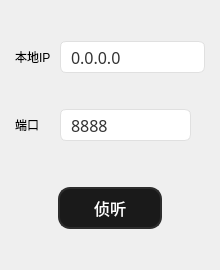
<?xml version="1.0" encoding="UTF-8"?>
<ui version="4.0">
 <class>tcpserverWidget</class>
 <widget class="QWidget" name="tcpserverWidget">
  <property name="geometry">
   <rect>
    <x>0</x>
    <y>0</y>
    <width>220</width>
    <height>270</height>
   </rect>
  </property>
  <property name="windowTitle">
   <string>Form</string>
  </property>
  <layout class="QVBoxLayout" name="verticalLayout" stretch="2,2,3">
   <property name="spacing">
    <number>0</number>
   </property>
   <property name="leftMargin">
    <number>5</number>
   </property>
   <property name="topMargin">
    <number>5</number>
   </property>
   <property name="rightMargin">
    <number>5</number>
   </property>
   <property name="bottomMargin">
    <number>5</number>
   </property>
   <item>
    <layout class="QHBoxLayout" name="horizontalLayout">
     <property name="leftMargin">
      <number>10</number>
     </property>
     <property name="rightMargin">
      <number>10</number>
     </property>
     <item>
      <widget class="QLabel" name="label">
       <property name="sizePolicy">
        <sizepolicy hsizetype="Fixed" vsizetype="Preferred">
         <horstretch>0</horstretch>
         <verstretch>0</verstretch>
        </sizepolicy>
       </property>
       <property name="minimumSize">
        <size>
         <width>45</width>
         <height>0</height>
        </size>
       </property>
       <property name="text">
        <string>本地IP</string>
       </property>
       <property name="alignment">
        <set>Qt::AlignLeading|Qt::AlignLeft|Qt::AlignVCenter</set>
       </property>
      </widget>
     </item>
     <item>
      <widget class="QLineEdit" name="ipEdit">
       <property name="sizePolicy">
        <sizepolicy hsizetype="Expanding" vsizetype="Fixed">
         <horstretch>0</horstretch>
         <verstretch>0</verstretch>
        </sizepolicy>
       </property>
       <property name="maximumSize">
        <size>
         <width>16777215</width>
         <height>32</height>
        </size>
       </property>
       <property name="font">
        <font>
         <family>微软雅黑</family>
         <pointsize>-1</pointsize>
        </font>
       </property>
       <property name="styleSheet">
        <string notr="true">QLineEdit {
    background-color: #ffffff;
    border: 1px solid #e0e0e0;
    border-radius: 6px;
    padding: 6px 8px;
    font-size: 16px;
    color: #333333;
}
QLineEdit:focus {
    border: 1px solid #40a9ff;
    outline: none;
}</string>
       </property>
       <property name="text">
        <string>0.0.0.0</string>
       </property>
       <property name="placeholderText">
        <string>0.0.0.0</string>
       </property>
      </widget>
     </item>
    </layout>
   </item>
   <item>
    <layout class="QHBoxLayout" name="horizontalLayout_2">
     <property name="leftMargin">
      <number>10</number>
     </property>
     <property name="rightMargin">
      <number>10</number>
     </property>
     <item>
      <widget class="QLabel" name="label_2">
       <property name="sizePolicy">
        <sizepolicy hsizetype="Fixed" vsizetype="Preferred">
         <horstretch>0</horstretch>
         <verstretch>0</verstretch>
        </sizepolicy>
       </property>
       <property name="minimumSize">
        <size>
         <width>45</width>
         <height>0</height>
        </size>
       </property>
       <property name="text">
        <string>端口</string>
       </property>
       <property name="alignment">
        <set>Qt::AlignLeading|Qt::AlignLeft|Qt::AlignVCenter</set>
       </property>
      </widget>
     </item>
     <item>
      <widget class="QLineEdit" name="portEdit">
       <property name="sizePolicy">
        <sizepolicy hsizetype="Expanding" vsizetype="Fixed">
         <horstretch>0</horstretch>
         <verstretch>0</verstretch>
        </sizepolicy>
       </property>
       <property name="maximumSize">
        <size>
         <width>16777215</width>
         <height>32</height>
        </size>
       </property>
       <property name="font">
        <font>
         <family>微软雅黑</family>
         <pointsize>-1</pointsize>
        </font>
       </property>
       <property name="styleSheet">
        <string notr="true">QLineEdit {
    background-color: #ffffff;
    border: 1px solid #e0e0e0;
    border-radius: 6px;
    padding: 6px 8px;
    font-size: 16px;
    color: #333333;
}
QLineEdit:focus {
    border: 1px solid #40a9ff;
    outline: none;
}</string>
       </property>
       <property name="text">
        <string>8888</string>
       </property>
       <property name="placeholderText">
        <string>8888</string>
       </property>
      </widget>
     </item>
     <item>
      <spacer name="horizontalSpacer">
       <property name="orientation">
        <enum>Qt::Horizontal</enum>
       </property>
       <property name="sizeHint" stdset="0">
        <size>
         <width>40</width>
         <height>20</height>
        </size>
       </property>
      </spacer>
     </item>
    </layout>
   </item>
   <item>
    <layout class="QVBoxLayout" name="verticalLayout_2">
     <item>
      <layout class="QHBoxLayout" name="horizontalLayout_3">
       <property name="topMargin">
        <number>10</number>
       </property>
       <item>
        <spacer name="horizontalSpacer_2">
         <property name="orientation">
          <enum>Qt::Horizontal</enum>
         </property>
         <property name="sizeHint" stdset="0">
          <size>
           <width>40</width>
           <height>20</height>
          </size>
         </property>
        </spacer>
       </item>
       <item>
        <widget class="QPushButton" name="listenBtn">
         <property name="styleSheet">
          <string notr="true">QPushButton {
    background-color: #1a1a1a;
    border-radius: 12px;
    border: 2px solid #2d2d2d;
    font-family: &quot;Microsoft YaHei&quot;, sans-serif;
    font-size: 16px;
    color: #ffffff;
    padding: 5px 10px;
    min-width: 80px;
    min-height: 28px;
}
QPushButton:hover {
    background-color: #2a2a2a;
    border-color: #3d3d3d;
}
QPushButton:pressed {
    background-color: #0a0a0a;
}
QPushButton:disabled {
    background-color: #2c2c2c;
    color: #666666;
}
QPushButton[connected=&quot;true&quot;] {
    background-color: #ff0000;
    border: 2px solid #ffffff;
    color: #ffffff;
}
QPushButton[connected=&quot;true&quot;]:hover {
    background-color: #ff3333;
}
QPushButton[connected=&quot;true&quot;]:pressed {
    background-color: #cc0000;
}</string>
         </property>
         <property name="text">
          <string>侦听</string>
         </property>
        </widget>
       </item>
       <item>
        <spacer name="horizontalSpacer_3">
         <property name="orientation">
          <enum>Qt::Horizontal</enum>
         </property>
         <property name="sizeHint" stdset="0">
          <size>
           <width>40</width>
           <height>20</height>
          </size>
         </property>
        </spacer>
       </item>
      </layout>
     </item>
    </layout>
   </item>
  </layout>
 </widget>
 <resources/>
 <connections/>
</ui>
